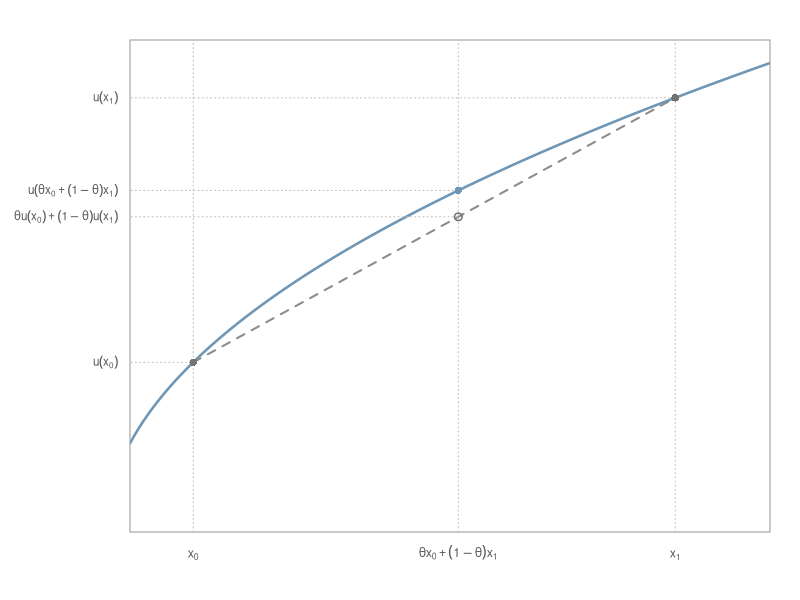
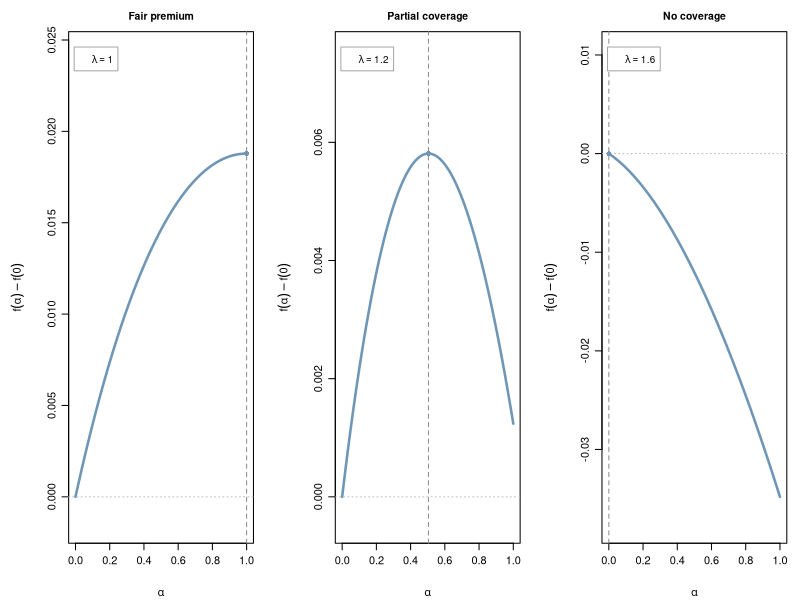
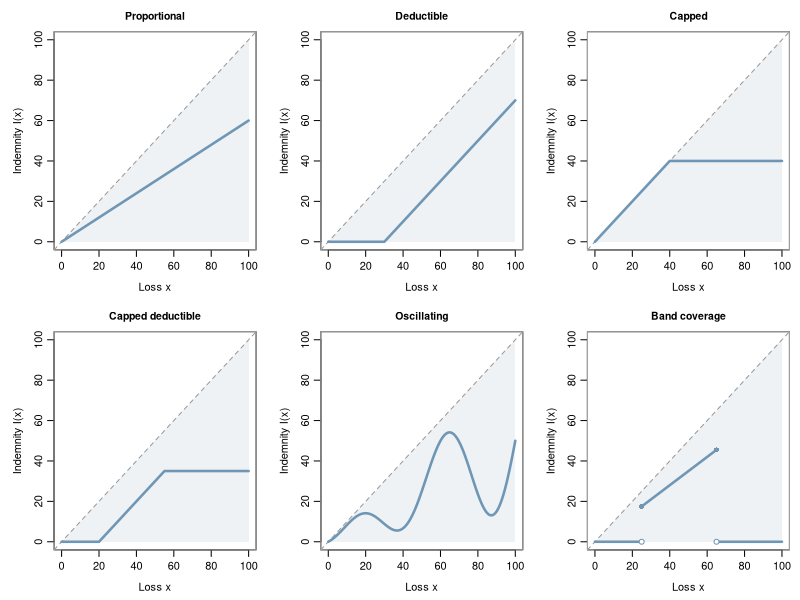

Write the R code that produced these figures, in order.
## ---- chunk 1
#| label: fig-concave-utility
#| echo: false
#| warning: false
#| message: false
#| fig-width: 7
#| fig-height: 4.6
#| fig-cap: "The utility of an average wealth lies above the corresponding average utility because of concavity."
#| fig-alt: "Increasing concave utility curve with a chord between two points and dotted guides showing x0, x1, the intermediate wealth and the corresponding utility levels."

x <- seq(0.15, 4.2, length.out = 500)
u <- sqrt(x)

x0 <- 0.55
x1 <- 3.60
theta <- 0.45

xm <- theta * x0 + (1 - theta) * x1

u0 <- sqrt(x0)
u1 <- sqrt(x1)
um <- sqrt(xm)

uchord <- theta * u0 + (1 - theta) * u1

ylim <- c(0, 2.15)

op <- par(
  mar = c(3.4, 6.5, 2.0, 1.5),
  xaxs = "i",
  yaxs = "i"
)

plot(
  x, u,
  type = "l",
  lwd = 2.5,
  col = "#6f97b5",
  xlab = "",
  ylab = "",
  axes = FALSE,
  ylim = ylim
)

# x-axis labels
axis(
  1,
  at = c(x0, xm, x1),
  labels = c(
    expression(x[0]),
    expression(theta*x[0] + (1-theta)*x[1]),
    expression(x[1])
  ),
  tick = FALSE,
  line = -0.4,
  cex.axis = 0.75,
  col.axis = "grey35"
)

# y-axis labels
axis(
  2,
  at = c(u0, uchord, um, u1),
  labels = c(
    expression(u(x[0])),
    expression(theta*u(x[0]) + (1-theta)*u(x[1])),
    expression(u(theta*x[0] + (1-theta)*x[1])),
    expression(u(x[1]))
  ),
  tick = FALSE,
  las = 1,
  line = -0.4,
  cex.axis = 0.70,
  col.axis = "grey35"
)

box(col = "grey60")

# chord
segments(
  x0, u0,
  x1, u1,
  lwd = 2,
  lty = 2,
  col = "grey55"
)

# vertical dotted guides
abline(
  v = c(x0, xm, x1),
  lty = 3,
  col = "grey75"
)

# horizontal dotted guides
segments(
  0, u0,
  x0, u0,
  lty = 3,
  col = "grey75"
)

segments(
  0, u1,
  x1, u1,
  lty = 3,
  col = "grey75"
)

segments(
  0, um,
  xm, um,
  lty = 3,
  col = "grey75"
)

segments(
  0, uchord,
  xm, uchord,
  lty = 3,
  col = "grey75"
)

# points defining the chord
points(
  c(x0, x1),
  c(u0, u1),
  pch = 16,
  col = "grey45"
)

# point on the utility curve
points(
  xm, um,
  pch = 16,
  col = "#6f97b5"
)

# corresponding point on the chord
points(
  xm, uchord,
  pch = 1,
  lwd = 1.5,
  col = "grey45"
)

par(op)

## ---- chunk 2
#| label: fig-proportional-demand
#| echo: false
#| warning: false
#| message: false
#| fig-width: 10
#| fig-height: 4.2
#| fig-cap: "Expected utility under proportional insurance: fair pricing gives full coverage, a moderate loading gives partial coverage, and a sufficiently high loading gives no coverage. Each curve is shifted by its value at zero coverage. Illustration with logarithmic utility, w = 100, and a loss of 40 with probability 0.2."
#| fig-alt: "Three strictly concave expected utility curves. Their maxima occur respectively at full coverage, partial coverage, and zero coverage."

alpha <- seq(0, 1, length.out = 501)
w <- 100
S <- 40
p <- 0.2
m <- p * S
loads <- c(1, 1.2, 1.6)
titles <- c("Fair premium", "Partial coverage", "No coverage")
op <- par(mfrow = c(1, 3), mar = c(4.3, 5.2, 2.4, 1.0), mgp = c(3.2, 0.8, 0))
for (j in seq_along(loads)) {
  lam <- loads[j]
  objective <- function(a) {
    (1-p) * log(w-lam*a*m) + p * log(w-S+a*S-lam*a*m)
  }
  values <- vapply(alpha, objective, numeric(1)) - objective(0)
  candidates <- c(0, optimize(objective, c(0, 1), maximum = TRUE)$maximum, 1)
  best <- candidates[which.max(vapply(candidates, objective, numeric(1)))]
  plot(alpha, values, type = "l", lwd = 2.5, col = "#6f97b5",
       xlab = expression(alpha), ylab = expression(f(alpha)-f(0)),
       main = titles[j], cex.main = 0.95,
       ylim = range(values) + c(-0.08, 0.30) * diff(range(values)))
  abline(h = 0, col = "grey75", lty = 3)
  abline(v = best, col = "grey55", lty = 2)
  points(best, objective(best)-objective(0), pch = 16, col = "#6f97b5")
  legend("topleft", legend = bquote(lambda == .(lam)),
         bty = "o", bg = "white", box.col = "grey65", inset = 0.03, cex = 0.9)
}
par(op)
## ---- chunk 3
#| label: fig-indemnity-functions
#| echo: false
#| warning: false
#| message: false
#| fig-width: 9
#| fig-height: 6.8
#| fig-cap: "Examples of admissible indemnities. Every curve lies between zero and the dashed full-insurance line I(x) = x. The last two examples satisfy the model's constraints even though reimbursement need not increase with the loss. All amounts are in arbitrary monetary units."
#| fig-alt: "Six indemnity curves: proportional insurance, a deductible, capped insurance, a capped deductible, an oscillating indemnity and a contract paying only for an intermediate band of losses. Each lies between zero and the loss."

loss_grid <- seq(0, 100, length.out = 1001)
indemnities <- list(
  function(x) 0.6 * x,
  function(x) pmax(x - 30, 0),
  function(x) pmin(x, 40),
  function(x) pmin(pmax(x - 20, 0), 35),
  function(x) x * (0.5 + 0.35 * sin(pi * x / 25)),
  function(x) ifelse(x >= 25 & x <= 65, 0.7 * x, 0)
)
contract_titles <- c("Proportional", "Deductible", "Capped",
                     "Capped deductible", "Oscillating", "Band coverage")
op <- par(mfrow = c(2, 3), mar = c(3.8, 4.1, 2.4, 0.8),
          mgp = c(2.3, 0.7, 0))
for (j in seq_along(indemnities)) {
  payment <- indemnities[[j]](loss_grid)
  stopifnot(all(payment >= 0), all(payment <= loss_grid))
  plot(loss_grid, payment, type = "n", xlim = c(0, 100), ylim = c(0, 100),
       xlab = "Loss x", ylab = "Indemnity I(x)",
       main = contract_titles[j], cex.main = 0.95)
  polygon(c(0, 100, 100), c(0, 0, 100), col = "#eef2f5", border = NA)
  abline(a = 0, b = 1, col = "grey60", lty = 2)
  if (j < 6) {
    lines(loss_grid, payment, col = "#6f97b5", lwd = 2.5)
  } else {
    # Draw the jumps explicitly rather than joining them by sloping lines.
    segments(c(0, 25, 65), c(0, 17.5, 0),
             c(25, 65, 100), c(0, 45.5, 0), col = "#6f97b5", lwd = 2.5)
    points(c(25, 65), c(17.5, 45.5), pch = 16, col = "#6f97b5")
    points(c(25, 65), c(0, 0), pch = 21, bg = "white", col = "#6f97b5")
  }
  box(col = "grey65")
}
par(op)
